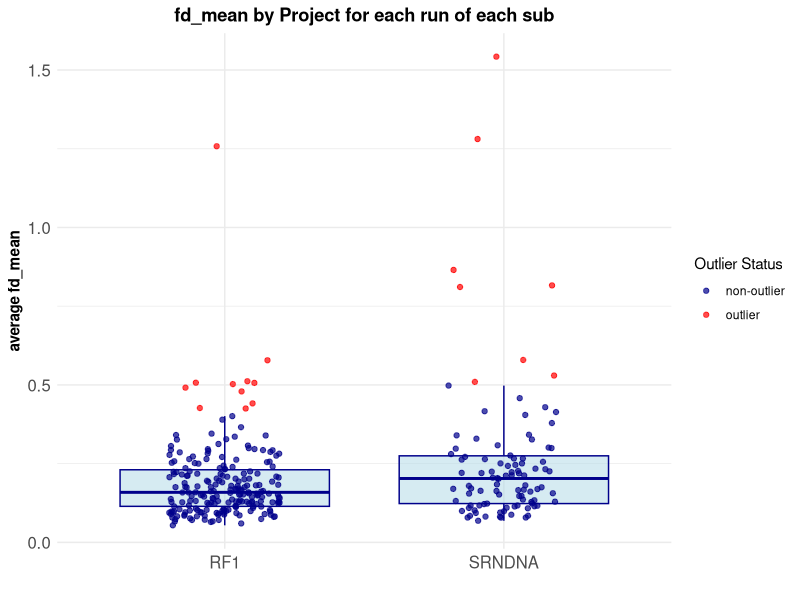

This figure's R source:
# Install libraries if necessary
# install.packages("here")
# install.packages("dplyr")
# install.packages("ggplot2")

# Load necessary libraries
library(here)
library(dplyr)
library(ggplot2)

# Read the data
data <- read.csv(here("code", "fdmean_conf.csv"))

# Create a new column to categorize the length of 'sub'
data <- data %>%
  mutate(sub_length = ifelse(nchar(as.character(sub)) == 3, "SRNDNA", "RF1"))

# Function to determine if a value is an outlier
is_outlier <- function(x) {
  Q1 <- quantile(x, 0.25, na.rm = TRUE)
  Q3 <- quantile(x, 0.75, na.rm = TRUE)
  IQR <- Q3 - Q1
  lower_bound <- Q1 - 1.5 * IQR
  upper_bound <- Q3 + 1.5 * IQR
  return(ifelse(x < lower_bound | x > upper_bound, "outlier", "non-outlier"))
}

# Apply the function to add a new column indicating outliers
data <- data %>%
  group_by(sub_length) %>%
  mutate(outlier_status = is_outlier(fd_mean)) %>%
  ungroup()

# Plotting the box plots with enhanced aesthetics, individual data points, and marked outliers
ggplot(data, aes(x = sub_length, y = fd_mean)) +
  geom_boxplot(outlier.shape = NA, fill = "lightblue", color = "darkblue", alpha = 0.5) + # Adjust boxplot aesthetics without marking outliers separately
  geom_jitter(width = 0.2, size = 1.5, alpha = 0.7, aes(color = outlier_status)) + # Add individual data points, coloring outliers differently
  scale_color_manual(values = c("non-outlier" = "darkblue", "outlier" = "red")) + # Set colors for outliers and non-outliers
  labs(title = "fd_mean by Project for each run of each sub",
       x = "",
       y = "average fd_mean",
       color = "Outlier Status") +
  theme_minimal() +
  theme(
    plot.title = element_text(hjust = 0.5, face = "bold"), # Center and bold the title
    axis.title.x = element_text(face = "bold"),
    axis.title.y = element_text(face = "bold"),
    axis.text = element_text(size = 12)
  )
